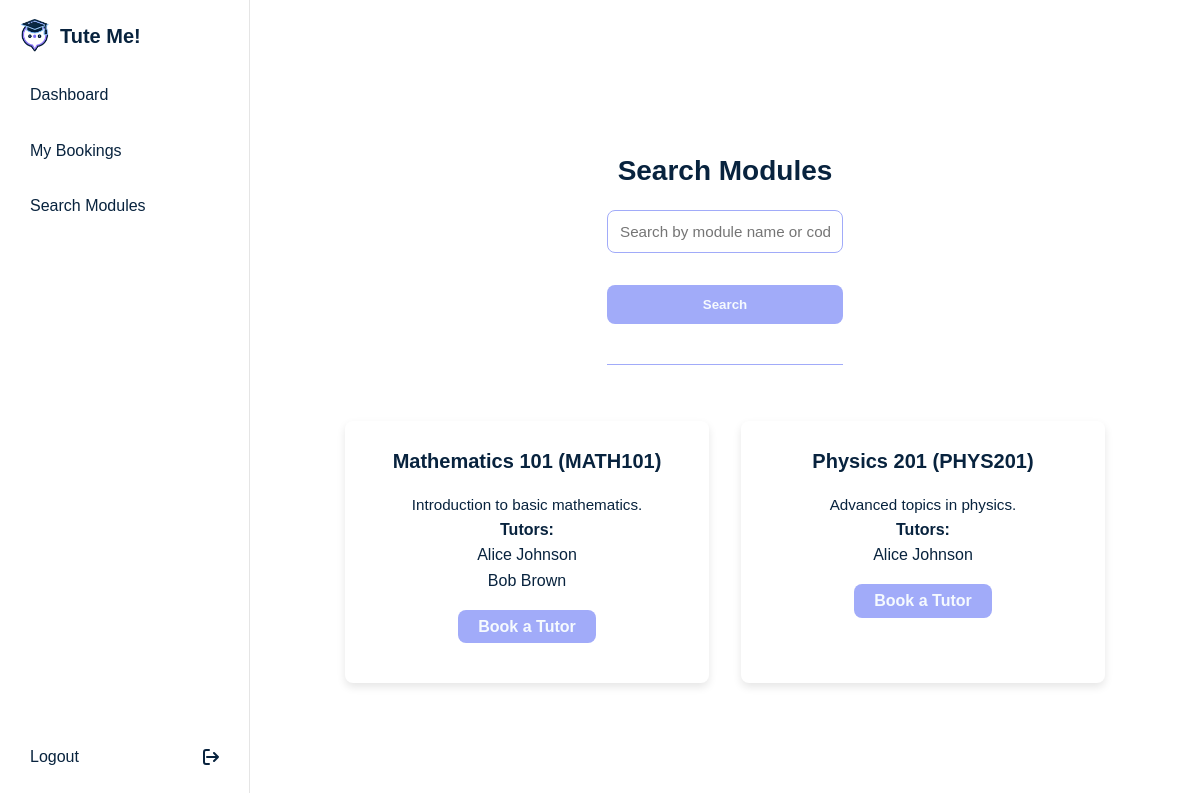
/search_modules (signed in), run on an earlier commit of the app's database.
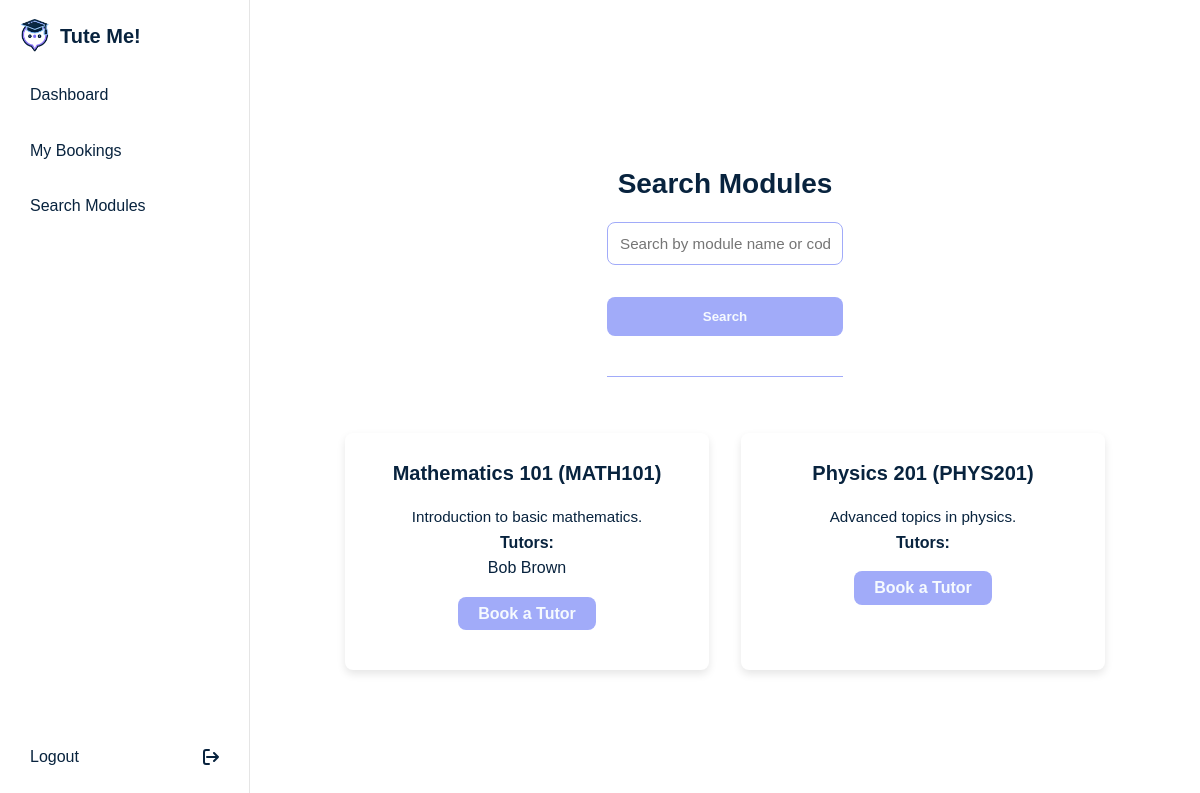
And on a later commit of the database.
### app/models.py (models this page shows, shortened)
class Module(db.Model):
    __tablename__ = 'modules'
    module_id = db.Column(db.Integer, primary_key=True)
    module_name = db.Column(db.String(80), nullable=False)
    module_code = db.Column(db.String(10), unique=True, nullable=False)
    description = db.Column(db.String(200), nullable=True)

class User(db.Model):
    __tablename__ = 'users'
    user_id = db.Column(db.Integer, primary_key=True)
    username = db.Column(db.String(80), unique=True, nullable=False)
    email = db.Column(db.String(120), unique=True, nullable=False)
    password = db.Column(db.String(120), nullable=False)
    role = db.Column(db.String(20), nullable=False)
    name = db.Column(db.String(80), nullable=False)
    surname = db.Column(db.String(80), nullable=False)

### app/routes/student.py (the view)
@router.route('/search_modules', methods=['GET', 'POST'])
def search_modules():
    if 'user_id' not in session or session.get('role') != 'student':
        flash("Please log in as a student", "error")
        return redirect(url_for('main.login'))
    modules = []
    search_term = ""
    if request.method == "POST":
        search_term = request.form.get("search_term", "").strip()
        if search_term:
            if len(search_term) > 100:  # Prevent excessively long search terms
                flash("Search term is too long.", "error")
            else:
                modules = Module.query.filter(
                    (Module.module_name.ilike(f"%{search_term}%")) |
                    (Module.module_code.ilike(f"%{search_term}%"))
                ).all()
        else:
            modules = Module.query.all()
    else:
        modules = Module.query.all()
    module_tutors = {}
    for module in modules:
        tutors = User.query.join(TutorModule).filter(
            TutorModule.module_id == module.module_id,
            User.role == 'tutor'
        ).all()
        module_tutors[module.module_id] = tutors
    return render_template('search_modules.html', modules=modules, module_tutors=module_tutors, search_term=search_term)

### app/templates/search_modules.html
{% extends "base.html" %}
{% block content %}
<section class="search-modules">
    <div class="form">
        <h2>Search Modules</h2>
        <form method="POST" action="{{ url_for('main.search_modules') }}">
            <div class="form-group">
                <input type="text" name="search_term" placeholder="Search by module name or code" value="{{ search_term }}">
            </div>
            <button type="submit" class="btn">Search</button>
        </form>
        <hr>
    </div>
    {% if modules %}
        <div class="module-list cards">
            {% for module in modules %}
                <div class="module-card card">
                    <h3>{{ module.module_name }} ({{ module.module_code }})</h3>
                    <p>{{ module.description }}</p>
                    <h4>Tutors:</h4>
                    <ul>
                        {% for tutor in module_tutors[module.module_id] %}
                            <li>{{ tutor.name }} {{ tutor.surname }}</li>
                        {% endfor %}
                    </ul>
                    <a href="{{ url_for('main.book_session', module_id=module.module_id) }}" class="btn">Book a Tutor</a>
                </div>
            {% endfor %}
        </div>
    {% else %}
        <p>No modules found.</p>
    {% endif %}
</section>
{% endblock %}

What changed in the data, as far as the page shows it:
removed User: name "Alice", surname "Johnson"
